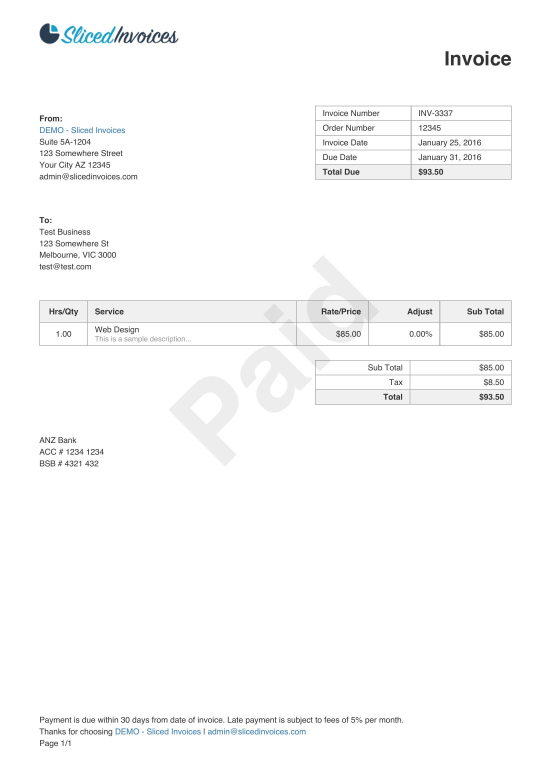
#> input picture input/page_1.jpg, 1654 x 2339 px (shown at 1/3 size)
$ jupyter execute --allow-errors ocr.ipynb
#> lines starting #> are read from the running program, lines starting #| are printed output that depends on the picture
<font size=5> Optical Character Recognition with help of R-tree </font>

Aim:

steps:
1. convert pdf to image, if multiple pdf pages then each page into the individual image file.
2. convert the colour image into a grayscale image
3. read/create target bounding boxes
4. with help of tesseract to recognize the character in the image
5. create an r-tree index for each bounding box of tesseract output data.
6. find the intersection of the target bounding box in an r-tree index.
7. get the required target index from the data frame, continue processing text if necessary.
8. repeat above step remaining pages.

# Import library

[cell 1]
import pandas as pd
import numpy as np
import matplotlib.pyplot as plt
import seaborn as sns

import rtree
import geopandas as gpd
from shapely.geometry import Polygon,LineString
import pytesseract
from pytesseract import Output
import cv2
from pdf2image import convert_from_path
from PIL import Image

import os
import re

pd.options.display.max_columns = 100

# Import file

[cell 2]
file = "notebook/input/invoice3.pdf"
path = os.path.join(os.getcwd(),file)

target_path = os.path.join(os.getcwd(),'input')

[cell 3]
os.getcwd()

# FileManager

1. PDF to Image convert
2. read image
3. show image

[cell 4]
class FileManager:
    """
    File manager

    """

    def read_image(self, file, path):
        """
        Read image with opencv library
        """
#> called with file = 'page_1.jpg', path = 'input'
        # file path + name
        filename = os.path.join(path,file)

        # img = Image.open(filename)
        img = cv2.imread(filename)
#> img is the input picture: shape (2339, 1654, 3); mean B, G, R 251, 250.9, 250.7

        # print image size
        print('Image size: ',img.shape)
#| Image size:  (2339, 1654, 3)

        return img

    def show_image(self, img, small_size = (1000, 600)):
        # show image file with imshow method open cv
        # cv2.namedWindow("img", cv2.WINDOW_NORMAL)
        # resize and show image
#> called with small_size = (1000, 600)
        if small_size:
            cv2.imshow('img',cv2.resize(img,small_size))
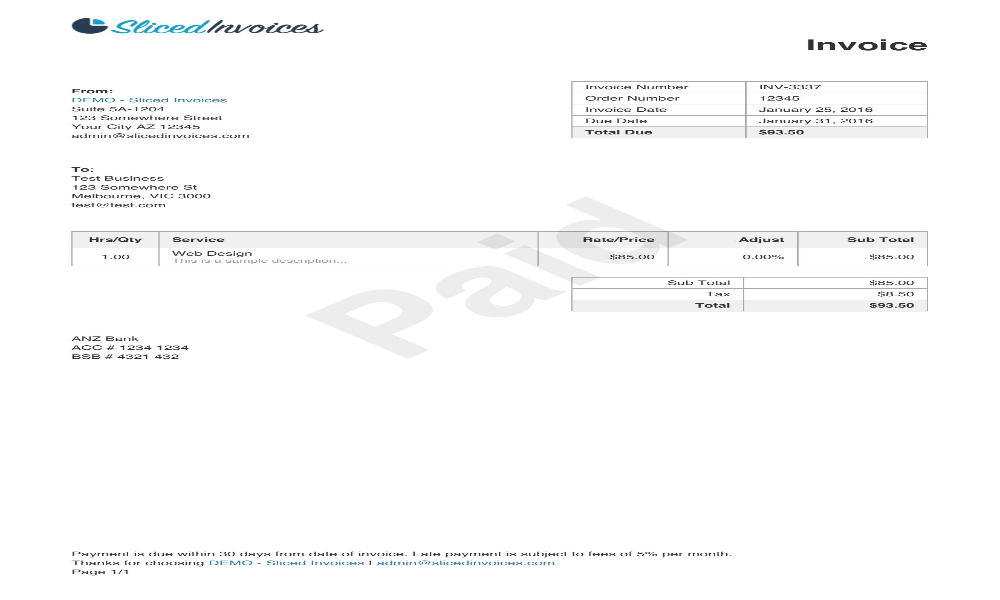
#> window 'img': shape (600, 1000, 3); mean B, G, R 251.2, 251.1, 250.9
        else:
            cv2.imshow('img',img)
        cv2.waitKey(0)
        cv2.destroyAllWindows()

    # [23 lines left out: function pdf_2_image, not called in this run]

[cell 5]
filename = "page_1.jpg"
img = FileManager().read_image(filename, target_path)

[cell 6]
FileManager().show_image(img)

# Tesseract

Among the data returned by pytesseract.image_to_data():
* left is the distance from the upper-left corner of the bounding box, to the left border of the image.
* top is the distance from the upper-left corner of the bounding box, to the top border of the image.
* width and height are the width and height of the bounding box.
* conf is the model's confidence for the prediction for the word within that bounding box. If conf is -1, that means that the corresponding bounding box contains a block of text, rather than just a single word.

[cell 7]
class OCRwithRtree:
    """
    Optical Character Recognition with help of R-tree.

    """

    def grayscale(self,img):
        img2 = cv2.cvtColor(img, cv2.COLOR_BGR2GRAY)
        return img2

    def apply_ocr(self,img):
        """
        Apply OCR on image
        """
        data = pytesseract.image_to_data(img, output_type=Output.DICT)

        return data

    # [9 lines left out: function bbox_on_ocr, not called in this run]

#> (a cell that did not finish here is left out)

#> (a cell that did not finish here is left out)

[cell 10]
# [14 lines left out: function convert_to_dataframe, not called in this run]

#> (a cell that did not finish here is left out)

# Rtree index

[cell 12]
# [12 lines left out: function create_rtree_index, not called in this run]

[cell 13]
# [13 lines left out: function intersection_of_bbox, not called in this run]

#> (a cell that did not finish here is left out)

[cell 15]
# from
loc = (0,0, 10,10)
#> (the rest of this cell did not finish here and is left out)

## Query target bounding box
1. positive target bouding box
2. enclosed target bounding box

[cell 16]
# from
loc = (120,346,272,435)
#> (the rest of this cell did not finish here and is left out)

[cell 17]
# from
loc = (118,651, 273, 809)
#> (the rest of this cell did not finish here and is left out)

#> (a cell that did not finish here is left out)

## Problem 2

[cell 19]
# filename = 'sales_invoice.pdf'
# target_path = os.path.join(os.getcwd(),'input')
# list_pagenames = FileManager().pdf_2_image(filename,target_path)

[cell 20]
filename = "sales_invoice.pdf_page_1.jpg"
target_path = os.path.join(os.getcwd(),'input')
img = FileManager().read_image(filename, target_path)
#> call 2 of read_image, with file = 'sales_invoice.pdf_page_1.jpg', path = 'input'
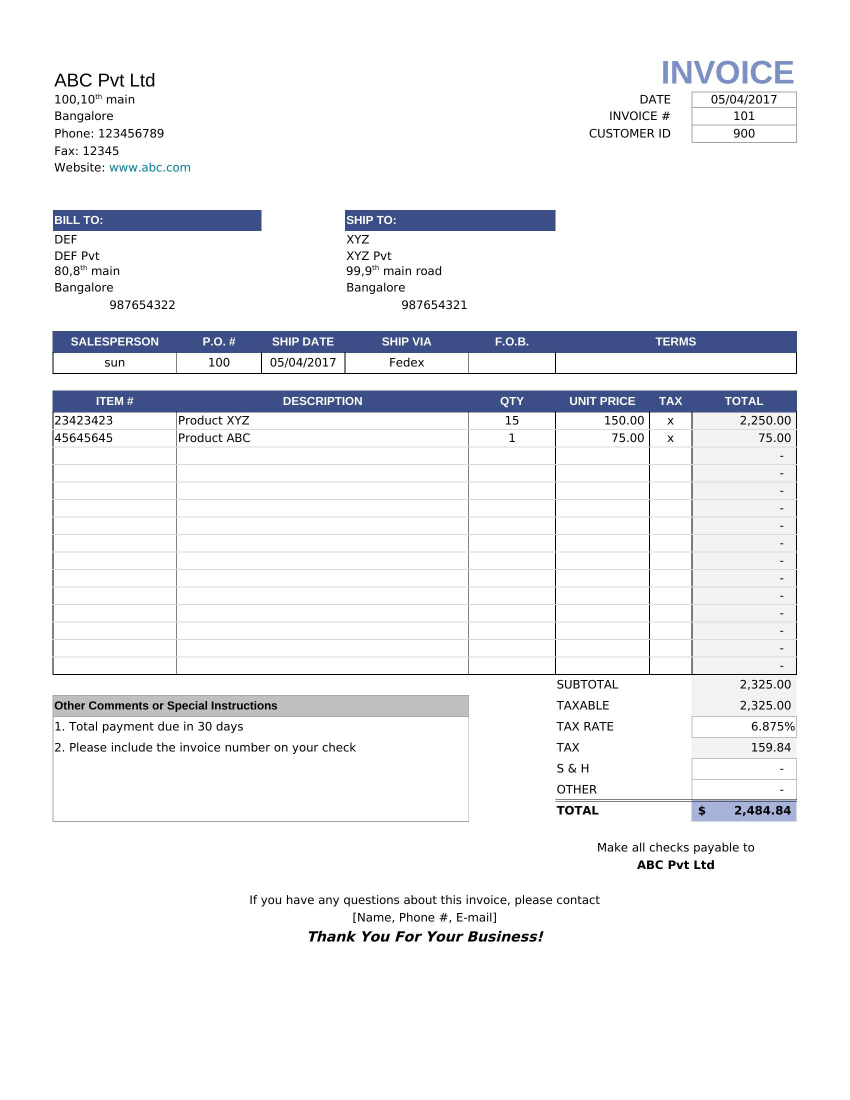
#> input picture input/sales_invoice.pdf_page_1.jpg, 1700 x 2200 px (shown at 1/2 size)
#> in read_image, img is the input picture: shape (2200, 1700, 3); mean B, G, R 244.1, 241.6, 240.7
#| Image size:  (2200, 1700, 3)

[cell 21]
FileManager().show_image(img)
#> call 2 of show_image, with small_size = (1000, 600)
#> in show_image (call 2), `cv2.imshow('img',cv2.resize(img,small_size))`:
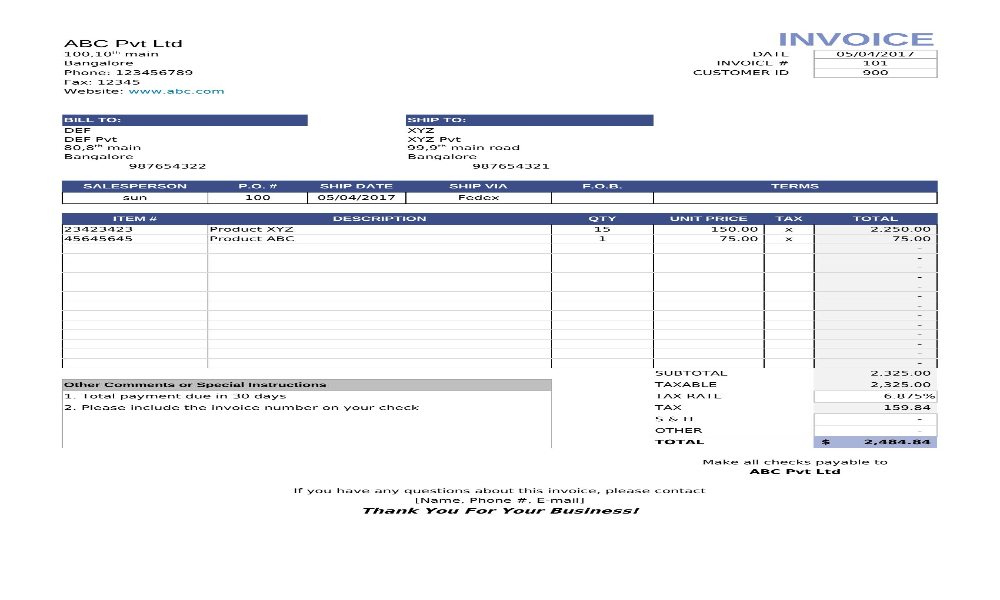
#> window 'img': shape (600, 1000, 3); mean B, G, R 244.3, 241.8, 240.9
